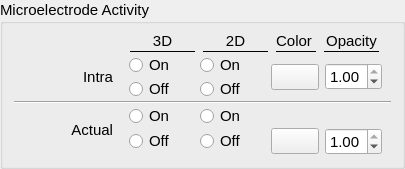
       <widget class="QGroupBox" name="merActivityVisWig">
        <property name="font">
         <font>
          <family>Arial</family>
          <pointsize>11</pointsize>
         </font>
        </property>
        <property name="title">
         <string>Microelectrode Activity</string>
        </property>
        <layout class="QGridLayout" name="gridLayout_44">
         <property name="topMargin">
          <number>6</number>
         </property>
         <property name="verticalSpacing">
          <number>0</number>
         </property>
         <item row="4" column="0">
          <widget class="QWidget" name="widget_12" native="true">
           <layout class="QGridLayout" name="gridLayout_46">
            <property name="topMargin">
             <number>0</number>
            </property>
            <property name="bottomMargin">
             <number>0</number>
            </property>
            <property name="verticalSpacing">
             <number>0</number>
            </property>
            <item row="0" column="1">
             <widget class="QRadioButton" name="actualMERActivity3DVisOn">
              <property name="sizePolicy">
               <sizepolicy hsizetype="Fixed" vsizetype="Fixed">
                <horstretch>0</horstretch>
                <verstretch>0</verstretch>
               </sizepolicy>
              </property>
              <property name="minimumSize">
               <size>
                <width>55</width>
                <height>0</height>
               </size>
              </property>
              <property name="font">
               <font>
                <family>Arial</family>
                <pointsize>11</pointsize>
               </font>
              </property>
              <property name="focusPolicy">
               <enum>Qt::NoFocus</enum>
              </property>
              <property name="text">
               <string>On</string>
              </property>
              <attribute name="buttonGroup">
               <string notr="true">patientModelsViewButtonGroup</string>
              </attribute>
             </widget>
            </item>
            <item row="0" column="3">
             <widget class="QRadioButton" name="actualMERActivity2DVisOn">
              <property name="sizePolicy">
               <sizepolicy hsizetype="Fixed" vsizetype="Fixed">
                <horstretch>0</horstretch>
                <verstretch>0</verstretch>
               </sizepolicy>
              </property>
              <property name="minimumSize">
               <size>
                <width>55</width>
                <height>0</height>
               </size>
              </property>
              <property name="font">
               <font>
                <family>Arial</family>
                <pointsize>11</pointsize>
               </font>
              </property>
              <property name="focusPolicy">
               <enum>Qt::NoFocus</enum>
              </property>
              <property name="text">
               <string>On</string>
              </property>
              <attribute name="buttonGroup">
               <string notr="true">patientModelsViewButtonGroup</string>
              </attribute>
             </widget>
            </item>
            <item row="1" column="1">
             <widget class="QRadioButton" name="actualMERActivity3DVisOff">
              <property name="sizePolicy">
               <sizepolicy hsizetype="Fixed" vsizetype="Fixed">
                <horstretch>0</horstretch>
                <verstretch>0</verstretch>
               </sizepolicy>
              </property>
              <property name="minimumSize">
               <size>
                <width>55</width>
                <height>0</height>
               </size>
              </property>
              <property name="font">
               <font>
                <family>Arial</family>
                <pointsize>11</pointsize>
               </font>
              </property>
              <property name="focusPolicy">
               <enum>Qt::NoFocus</enum>
              </property>
              <property name="text">
               <string>Off</string>
              </property>
              <attribute name="buttonGroup">
               <string notr="true">patientModelsViewButtonGroup</string>
              </attribute>
             </widget>
            </item>
            <item row="1" column="2">
             <spacer name="horizontalSpacer_61">
              <property name="orientation">
               <enum>Qt::Horizontal</enum>
              </property>
              <property name="sizeType">
               <enum>QSizePolicy::Fixed</enum>
              </property>
              <property name="sizeHint" stdset="0">
               <size>
                <width>10</width>
                <height>20</height>
               </size>
              </property>
             </spacer>
            </item>
            <item row="1" column="3">
             <widget class="QRadioButton" name="actualMERActivity2DVisOff">
              <property name="sizePolicy">
               <sizepolicy hsizetype="Fixed" vsizetype="Fixed">
                <horstretch>0</horstretch>
                <verstretch>0</verstretch>
               </sizepolicy>
              </property>
              <property name="minimumSize">
               <size>
                <width>55</width>
                <height>0</height>
               </size>
              </property>
              <property name="font">
               <font>
                <family>Arial</family>
                <pointsize>11</pointsize>
               </font>
              </property>
              <property name="styleSheet">
               <string notr="true"/>
              </property>
              <property name="text">
               <string>Off</string>
              </property>
              <attribute name="buttonGroup">
               <string notr="true">patientModelsViewButtonGroup</string>
              </attribute>
             </widget>
            </item>
            <item row="1" column="4">
             <spacer name="horizontalSpacer_62">
              <property name="orientation">
               <enum>Qt::Horizontal</enum>
              </property>
              <property name="sizeType">
               <enum>QSizePolicy::Fixed</enum>
              </property>
              <property name="sizeHint" stdset="0">
               <size>
                <width>10</width>
                <height>20</height>
               </size>
              </property>
             </spacer>
            </item>
            <item row="1" column="5">
             <widget class="ctkColorPickerButton" name="actualMERActivityVisColor">
              <property name="minimumSize">
               <size>
                <width>35</width>
                <height>0</height>
               </size>
              </property>
              <property name="displayColorName">
               <bool>false</bool>
              </property>
              <attribute name="buttonGroup">
               <string notr="true">colorPickerButtonGroup</string>
              </attribute>
             </widget>
            </item>
            <item row="1" column="6">
             <widget class="QDoubleSpinBox" name="actualMERActivityOpacity">
              <property name="sizePolicy">
               <sizepolicy hsizetype="Preferred" vsizetype="Fixed">
                <horstretch>0</horstretch>
                <verstretch>0</verstretch>
               </sizepolicy>
              </property>
              <property name="maximum">
               <double>1.000000000000000</double>
              </property>
              <property name="singleStep">
               <double>0.100000000000000</double>
              </property>
              <property name="value">
               <double>1.000000000000000</double>
              </property>
             </widget>
            </item>
            <item row="0" column="0" rowspan="2">
             <widget class="QLabel" name="label_31">
              <property name="sizePolicy">
               <sizepolicy hsizetype="Fixed" vsizetype="Preferred">
                <horstretch>0</horstretch>
                <verstretch>0</verstretch>
               </sizepolicy>
              </property>
              <property name="minimumSize">
               <size>
                <width>100</width>
                <height>0</height>
               </size>
              </property>
              <property name="font">
               <font>
                <family>Arial</family>
                <pointsize>11</pointsize>
               </font>
              </property>
              <property name="text">
               <string>Actual</string>
              </property>
              <property name="alignment">
               <set>Qt::AlignRight|Qt::AlignTrailing|Qt::AlignVCenter</set>
              </property>
              <property name="indent">
               <number>10</number>
              </property>
             </widget>
            </item>
           </layout>
          </widget>
         </item>
         <item row="2" column="0">
          <widget class="Line" name="line_28">
           <property name="orientation">
            <enum>Qt::Horizontal</enum>
           </property>
          </widget>
         </item>
         <item row="1" column="0">
          <widget class="QWidget" name="widget_11" native="true">
           <layout class="QGridLayout" name="gridLayout_45">
            <property name="topMargin">
             <number>0</number>
            </property>
            <property name="bottomMargin">
             <number>0</number>
            </property>
            <property name="verticalSpacing">
             <number>0</number>
            </property>
            <item row="1" column="2">
             <spacer name="horizontalSpacer_60">
              <property name="orientation">
               <enum>Qt::Horizontal</enum>
              </property>
              <property name="sizeType">
               <enum>QSizePolicy::Fixed</enum>
              </property>
              <property name="sizeHint" stdset="0">
               <size>
                <width>10</width>
                <height>20</height>
               </size>
              </property>
             </spacer>
            </item>
            <item row="1" column="3">
             <widget class="QRadioButton" name="intraMERActivity2DVisOff">
              <property name="sizePolicy">
               <sizepolicy hsizetype="Fixed" vsizetype="Fixed">
                <horstretch>0</horstretch>
                <verstretch>0</verstretch>
               </sizepolicy>
              </property>
              <property name="minimumSize">
               <size>
                <width>55</width>
                <height>0</height>
               </size>
              </property>
              <property name="font">
               <font>
                <family>Arial</family>
                <pointsize>11</pointsize>
               </font>
              </property>
              <property name="styleSheet">
               <string notr="true"/>
              </property>
              <property name="text">
               <string>Off</string>
              </property>
              <attribute name="buttonGroup">
               <string notr="true">patientModelsViewButtonGroup</string>
              </attribute>
             </widget>
            </item>
            <item row="0" column="3">
             <widget class="QRadioButton" name="intraMERActivity2DVisOn">
              <property name="sizePolicy">
               <sizepolicy hsizetype="Fixed" vsizetype="Fixed">
                <horstretch>0</horstretch>
                <verstretch>0</verstretch>
               </sizepolicy>
              </property>
              <property name="minimumSize">
               <size>
                <width>55</width>
                <height>0</height>
               </size>
              </property>
              <property name="font">
               <font>
                <family>Arial</family>
                <pointsize>11</pointsize>
               </font>
              </property>
              <property name="focusPolicy">
               <enum>Qt::NoFocus</enum>
              </property>
              <property name="text">
               <string>On</string>
              </property>
              <attribute name="buttonGroup">
               <string notr="true">patientModelsViewButtonGroup</string>
              </attribute>
             </widget>
            </item>
            <item row="1" column="1">
             <widget class="QRadioButton" name="intraMERActivity3DVisOff">
              <property name="sizePolicy">
               <sizepolicy hsizetype="Fixed" vsizetype="Fixed">
                <horstretch>0</horstretch>
                <verstretch>0</verstretch>
               </sizepolicy>
              </property>
              <property name="minimumSize">
               <size>
                <width>55</width>
                <height>0</height>
               </size>
              </property>
              <property name="font">
               <font>
                <family>Arial</family>
                <pointsize>11</pointsize>
               </font>
              </property>
              <property name="focusPolicy">
               <enum>Qt::NoFocus</enum>
              </property>
              <property name="text">
               <string>Off</string>
              </property>
              <attribute name="buttonGroup">
               <string notr="true">patientModelsViewButtonGroup</string>
              </attribute>
             </widget>
            </item>
            <item row="0" column="1">
             <widget class="QRadioButton" name="intraMERActivity3DVisOn">
              <property name="sizePolicy">
               <sizepolicy hsizetype="Fixed" vsizetype="Fixed">
                <horstretch>0</horstretch>
                <verstretch>0</verstretch>
               </sizepolicy>
              </property>
              <property name="minimumSize">
               <size>
                <width>55</width>
                <height>0</height>
               </size>
              </property>
              <property name="font">
               <font>
                <family>Arial</family>
                <pointsize>11</pointsize>
               </font>
              </property>
              <property name="focusPolicy">
               <enum>Qt::NoFocus</enum>
              </property>
              <property name="text">
               <string>On</string>
              </property>
              <attribute name="buttonGroup">
               <string notr="true">patientModelsViewButtonGroup</string>
              </attribute>
             </widget>
            </item>
            <item row="0" column="6" rowspan="2">
             <widget class="QDoubleSpinBox" name="intraMERActivityOpacity">
              <property name="sizePolicy">
               <sizepolicy hsizetype="Preferred" vsizetype="Fixed">
                <horstretch>0</horstretch>
                <verstretch>0</verstretch>
               </sizepolicy>
              </property>
              <property name="maximum">
               <double>1.000000000000000</double>
              </property>
              <property name="singleStep">
               <double>0.100000000000000</double>
              </property>
              <property name="value">
               <double>1.000000000000000</double>
              </property>
             </widget>
            </item>
            <item row="0" column="5" rowspan="2">
             <widget class="ctkColorPickerButton" name="intraMERActivityVisColor">
              <property name="minimumSize">
               <size>
                <width>35</width>
                <height>0</height>
               </size>
              </property>
              <property name="displayColorName">
               <bool>false</bool>
              </property>
              <attribute name="buttonGroup">
               <string notr="true">colorPickerButtonGroup</string>
              </attribute>
             </widget>
            </item>
            <item row="1" column="4">
             <spacer name="horizontalSpacer_119">
              <property name="orientation">
               <enum>Qt::Horizontal</enum>
              </property>
              <property name="sizeType">
               <enum>QSizePolicy::Fixed</enum>
              </property>
              <property name="sizeHint" stdset="0">
               <size>
                <width>10</width>
                <height>20</height>
               </size>
              </property>
             </spacer>
            </item>
            <item row="0" column="0" rowspan="2">
             <widget class="QLabel" name="label_53">
              <property name="sizePolicy">
               <sizepolicy hsizetype="Fixed" vsizetype="Preferred">
                <horstretch>0</horstretch>
                <verstretch>0</verstretch>
               </sizepolicy>
              </property>
              <property name="minimumSize">
               <size>
                <width>100</width>
                <height>0</height>
               </size>
              </property>
              <property name="font">
               <font>
                <family>Arial</family>
                <pointsize>11</pointsize>
               </font>
              </property>
              <property name="text">
               <string>Intra</string>
              </property>
              <property name="alignment">
               <set>Qt::AlignRight|Qt::AlignTrailing|Qt::AlignVCenter</set>
              </property>
              <property name="indent">
               <number>10</number>
              </property>
             </widget>
            </item>
           </layout>
          </widget>
         </item>
         <item row="0" column="0">
          <widget class="QWidget" name="widget_17" native="true">
           <layout class="QGridLayout" name="gridLayout_52">
            <property name="topMargin">
             <number>0</number>
            </property>
            <property name="bottomMargin">
             <number>0</number>
            </property>
            <property name="verticalSpacing">
             <number>0</number>
            </property>
            <item row="0" column="1">
             <widget class="QLabel" name="label_40">
              <property name="sizePolicy">
               <sizepolicy hsizetype="Fixed" vsizetype="Preferred">
                <horstretch>0</horstretch>
                <verstretch>0</verstretch>
               </sizepolicy>
              </property>
              <property name="minimumSize">
               <size>
                <width>65</width>
                <height>0</height>
               </size>
              </property>
              <property name="text">
               <string>3D</string>
              </property>
              <property name="alignment">
               <set>Qt::AlignBottom|Qt::AlignHCenter</set>
              </property>
             </widget>
            </item>
            <item row="0" column="2">
             <widget class="QLabel" name="label_43">
              <property name="sizePolicy">
               <sizepolicy hsizetype="Fixed" vsizetype="Preferred">
                <horstretch>0</horstretch>
                <verstretch>0</verstretch>
               </sizepolicy>
              </property>
              <property name="minimumSize">
               <size>
                <width>65</width>
                <height>0</height>
               </size>
              </property>
              <property name="text">
               <string>2D</string>
              </property>
              <property name="alignment">
               <set>Qt::AlignBottom|Qt::AlignHCenter</set>
              </property>
             </widget>
            </item>
            <item row="0" column="3">
             <widget class="QLabel" name="label_74">
              <property name="sizePolicy">
               <sizepolicy hsizetype="Fixed" vsizetype="Preferred">
                <horstretch>0</horstretch>
                <verstretch>0</verstretch>
               </sizepolicy>
              </property>
              <property name="minimumSize">
               <size>
                <width>35</width>
                <height>0</height>
               </size>
              </property>
              <property name="text">
               <string>Color</string>
              </property>
              <property name="alignment">
               <set>Qt::AlignBottom|Qt::AlignHCenter</set>
              </property>
             </widget>
            </item>
            <item row="0" column="4">
             <widget class="QLabel" name="label_78">
              <property name="sizePolicy">
               <sizepolicy hsizetype="Fixed" vsizetype="Preferred">
                <horstretch>0</horstretch>
                <verstretch>0</verstretch>
               </sizepolicy>
              </property>
              <property name="minimumSize">
               <size>
                <width>55</width>
                <height>0</height>
               </size>
              </property>
              <property name="text">
               <string>Opacity</string>
              </property>
              <property name="alignment">
               <set>Qt::AlignBottom|Qt::AlignHCenter</set>
              </property>
             </widget>
            </item>
            <item row="1" column="1">
             <widget class="Line" name="line_41">
              <property name="sizePolicy">
               <sizepolicy hsizetype="Fixed" vsizetype="Fixed">
                <horstretch>0</horstretch>
                <verstretch>0</verstretch>
               </sizepolicy>
              </property>
              <property name="minimumSize">
               <size>
                <width>65</width>
                <height>0</height>
               </size>
              </property>
              <property name="frameShadow">
               <enum>QFrame::Plain</enum>
              </property>
              <property name="orientation">
               <enum>Qt::Horizontal</enum>
              </property>
             </widget>
            </item>
            <item row="1" column="2">
             <widget class="Line" name="line_42">
              <property name="minimumSize">
               <size>
                <width>65</width>
                <height>0</height>
               </size>
              </property>
              <property name="frameShadow">
               <enum>QFrame::Plain</enum>
              </property>
              <property name="orientation">
               <enum>Qt::Horizontal</enum>
              </property>
             </widget>
            </item>
            <item row="1" column="3">
             <widget class="Line" name="line_43">
              <property name="sizePolicy">
               <sizepolicy hsizetype="Fixed" vsizetype="Fixed">
                <horstretch>0</horstretch>
                <verstretch>0</verstretch>
               </sizepolicy>
              </property>
              <property name="minimumSize">
               <size>
                <width>40</width>
                <height>0</height>
               </size>
              </property>
              <property name="frameShadow">
               <enum>QFrame::Plain</enum>
              </property>
              <property name="orientation">
               <enum>Qt::Horizontal</enum>
              </property>
             </widget>
            </item>
            <item row="1" column="4">
             <widget class="Line" name="line_44">
              <property name="minimumSize">
               <size>
                <width>55</width>
                <height>0</height>
               </size>
              </property>
              <property name="frameShadow">
               <enum>QFrame::Plain</enum>
              </property>
              <property name="orientation">
               <enum>Qt::Horizontal</enum>
              </property>
             </widget>
            </item>
            <item row="0" column="0">
             <spacer name="horizontalSpacer_23">
              <property name="orientation">
               <enum>Qt::Horizontal</enum>
              </property>
              <property name="sizeType">
               <enum>QSizePolicy::Fixed</enum>
              </property>
              <property name="sizeHint" stdset="0">
               <size>
                <width>105</width>
                <height>20</height>
               </size>
              </property>
             </spacer>
            </item>
           </layout>
          </widget>
         </item>
        </layout>
       </widget>
